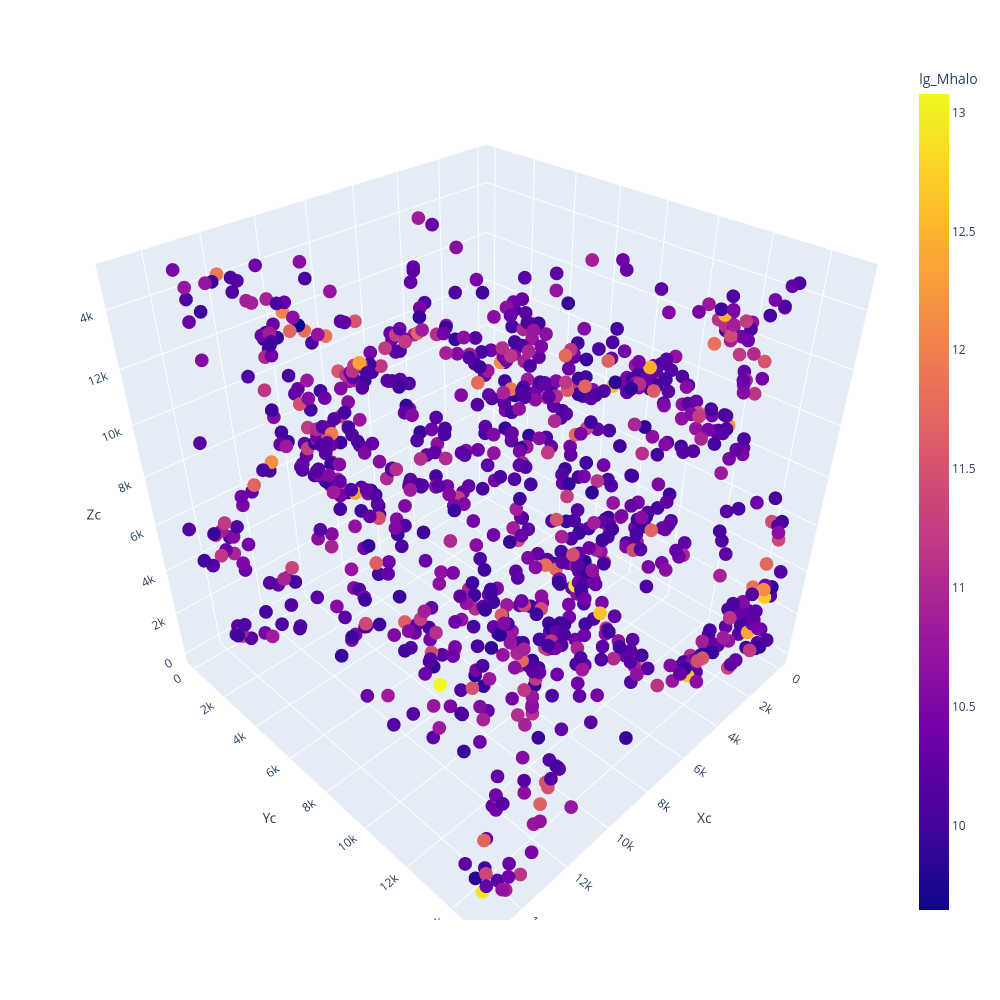

This figure's notebook cell:
### Code cell
fig = px.scatter_3d(df_main[:1000], x='Xc', y='Yc', z='Zc', color='lg_Mhalo', width=1000, height=1000)
fig.show()

### Figure 1 — Plotly figure (JSON) as saved in the notebook; plotly's stock layout.template omitted (floating-point values rounded to 4 significant figures; data arrays with more than 128 entries replaced by an {"elided": "..."} marker saying what was removed)
{"data": [{"hovertemplate": "Xc=%{x}<br>Yc=%{y}<br>Zc=%{z}<br>lg_Mhalo=%{marker.color}<extra></extra>", "legendgroup": "", "marker": {"color": {"elided": "1000 float values"}, "coloraxis": "coloraxis", "symbol": "circle"}, "mode": "markers", "name": "", "scene": "scene", "showlegend": false, "type": "scatter3d", "x": {"elided": "1000 float values"}, "y": {"elided": "1000 float values"}, "z": {"elided": "1000 float values"}}], "layout": {"coloraxis": {"colorbar": {"title": {"text": "lg_Mhalo"}}, "colorscale": [[0, "#0d0887"], [0.1111, "#46039f"], [0.2222, "#7201a8"], [0.3333, "#9c179e"], [0.4444, "#bd3786"], [0.5556, "#d8576b"], [0.6667, "#ed7953"], [0.7778, "#fb9f3a"], [0.8889, "#fdca26"], [1, "#f0f921"]]}, "height": 1000, "legend": {"tracegroupgap": 0}, "margin": {"t": 60}, "scene": {"domain": {"x": [0, 1], "y": [0, 1]}, "xaxis": {"title": {"text": "Xc"}}, "yaxis": {"title": {"text": "Yc"}}, "zaxis": {"title": {"text": "Zc"}}}, "width": 1000}}
